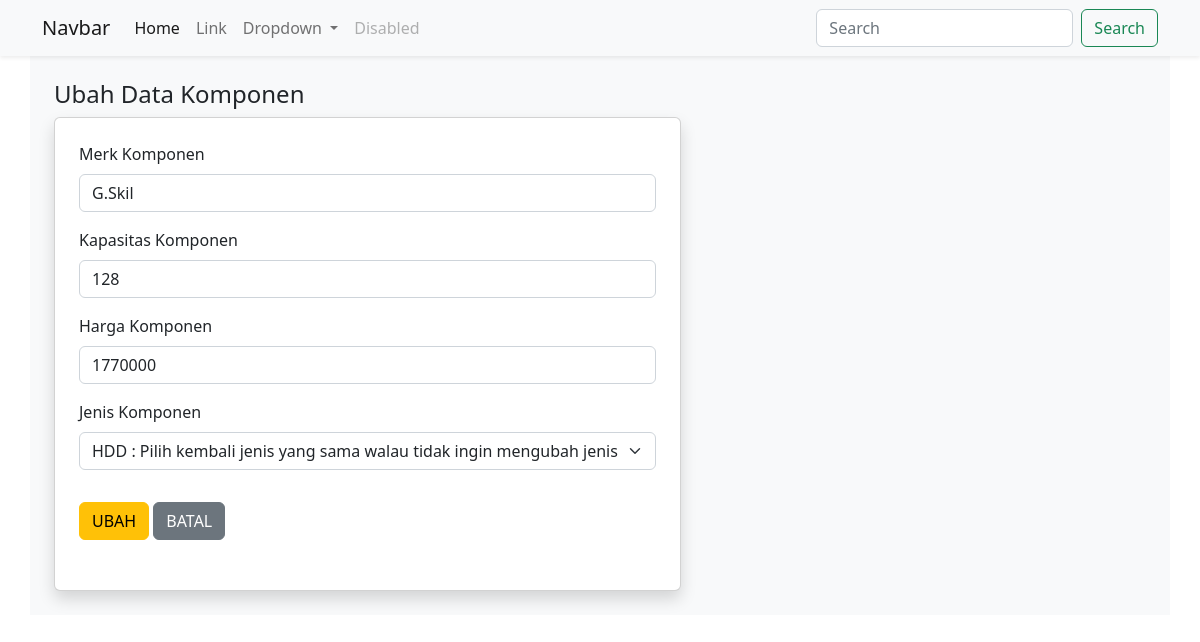
The page /index.php/komponen007/ubah/7 on the database its author committed.
### tables this page shows
CREATE TABLE `komponen_007` (
  `id_komponen` int(11) NOT NULL,
  `merk_007` varchar(50) NOT NULL,
  `kapasitas_007` varchar(20) NOT NULL,
  `harga_007` varchar(20) NOT NULL,
  `jenis_007` enum('HDD','RAM') NOT NULL
);

### application/controllers/Komponen007.php (called while the page is built, shortened)
<?php
class Komponen007 extends CI_Controller {
    public function __construct() {
        $this->load->model('MKomponen007');
    }
    public function ubah ($id) {
        $data['data'] = $this->MKomponen007->getKomponenById($id);
        $this->load->view('header');
        $this->load->view('ubah', $data);
        $this->load->view('footer');
    }
}
?>

### index.php (called while the page is built, shortened)
<?php
require_once BASEPATH.'core/CodeIgniter.php';

### application/models/MKomponen007.php (called while the page is built, shortened)
<?php
class MKomponen007 extends CI_Model {
    public function getKomponenById($id) {
        return $this->db->get_where('komponen_007', ['id_komponen' => $id])->row_array();
    }
}
?>

### application/views/ubah.php (the view, shortened to what this page needs)
<div class="row">
    <div class="col-7">
        <h4>Ubah Data Komponen</h4>
        <div class="card shadow">
            <div class="card-body p-4" style="height: 472px">
                <form action="" method="post">
                    <div class="mb-3">
                        <label for="merk" class="form-label">Merk Komponen</label>
                        <input type="text" class="form-control" id="merk" name="merk" value="<?php echo $data['merk_007'] ?>">
                    </div>
                    <div class="mb-3">
                        <label for="kapasitas" class="form-label">Kapasitas Komponen</label>
                        <input type="number" class="form-control" id="kapasitas" name="kapasitas" value="<?php echo $data['kapasitas_007'] ?>">
                    </div>
                    <div class="mb-3">
                        <label for="harga" class="form-label">Harga Komponen</label>
                        <input type="number" class="form-control" id="harga" value="<?php echo $data['harga_007'] ?>" name="harga">
                    </div>
                    <div class="mb-3">
                        <label for="jenis" class="form-label">Jenis Komponen</label>
                        <select class="form-select" aria-label="Default select example" name="jenis">
                            <option selected hidden disabled > <?php echo $data['jenis_007'] ?> : Pilih kembali jenis yang sama walau tidak ingin mengubah jenis</option>
                        </select>
                    </div>
                    <div class="mb-3">
                        <button type="submit" name="update" class="btn btn-warning mt-3 "> UBAH </button>
                        <a href="<?php echo site_url('index.php/komponen007') ?>" class="btn btn-secondary mt-3 "> BATAL </a>
                    </div>
                </form>
            </div>
        </div>
    </div>
</div>

### rows shown on the page
komponen_007: merk "G.Skil", kapasitas "128", harga "1770000", jenis "HDD : Pilih kembali jenis yang sama walau tidak ingin mengubah jenis"
